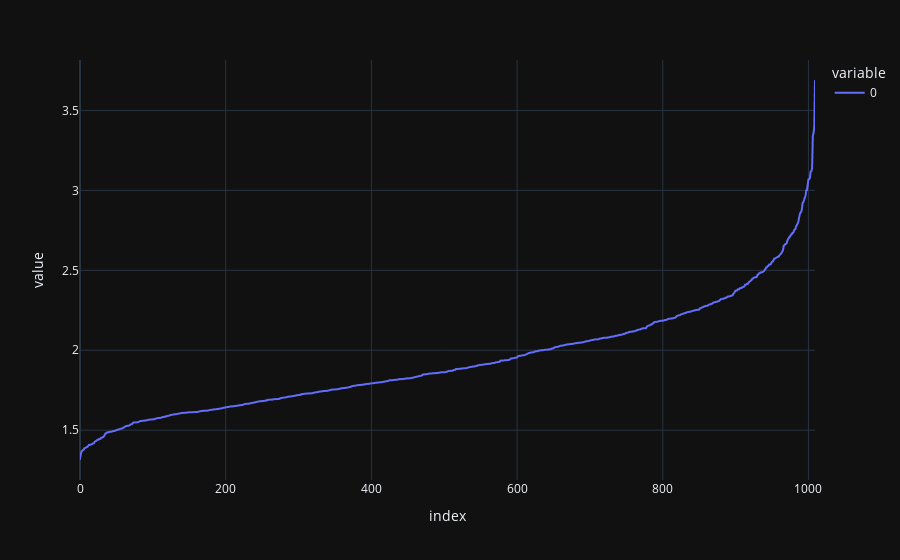

Notebook source saved alongside this figure:
### Markdown cell above
#### Check Nearest Neighbors Curve

### Code cell
px.line(np.sort(
    NearestNeighbors(n_neighbors=6)\
        .fit(df_reduced)\
        .kneighbors(df_reduced)\
        [0]\
        [:, 5]
))

### Figure 1 — Plotly figure (JSON) as saved in the notebook; plotly's stock layout.template omitted (floating-point values rounded to 4 significant figures; data arrays with more than 128 entries replaced by an {"elided": "..."} marker saying what was removed)
{"data": [{"hovertemplate": "variable=0<br>index=%{x}<br>value=%{y}<extra></extra>", "legendgroup": "0", "line": {"color": "#636efa", "dash": "solid"}, "marker": {"symbol": "circle"}, "mode": "lines", "name": "0", "showlegend": true, "x": {"elided": "1010 int values"}, "xaxis": "x", "y": {"elided": "1010 float values"}, "yaxis": "y", "type": "scattergl"}], "layout": {"xaxis": {"anchor": "y", "domain": [0.0, 1.0], "title": {"text": "index"}}, "yaxis": {"anchor": "x", "domain": [0.0, 1.0], "title": {"text": "value"}}, "legend": {"title": {"text": "variable"}, "tracegroupgap": 0}, "margin": {"t": 60}}}
